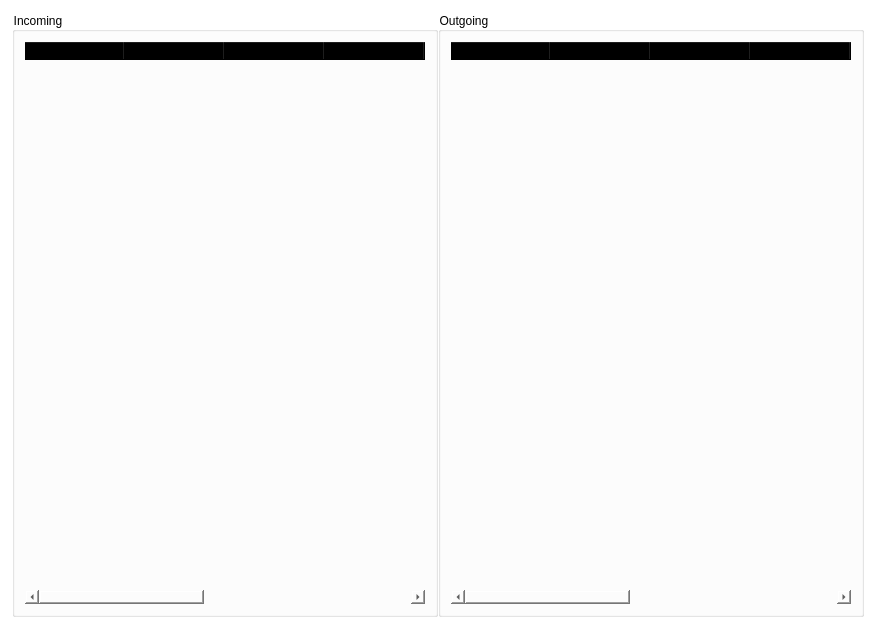
                     <widget class="QWidget" name="widget_retranslator">
                      <property name="styleSheet">
                       <string notr="true">background: transparent;</string>
                      </property>
                      <layout class="QHBoxLayout" name="horizontalLayout_8">
                       <item>
                        <widget class="QFrame" name="frame_main">
                         <property name="frameShape">
                          <enum>QFrame::StyledPanel</enum>
                         </property>
                         <property name="frameShadow">
                          <enum>QFrame::Raised</enum>
                         </property>
                         <layout class="QHBoxLayout" name="horizontalLayout_6">
                          <property name="spacing">
                           <number>0</number>
                          </property>
                          <property name="leftMargin">
                           <number>0</number>
                          </property>
                          <property name="topMargin">
                           <number>0</number>
                          </property>
                          <property name="rightMargin">
                           <number>0</number>
                          </property>
                          <property name="bottomMargin">
                           <number>0</number>
                          </property>
                          <item>
                           <widget class="QGroupBox" name="groupBox_right">
                            <property name="minimumSize">
                             <size>
                              <width>426</width>
                              <height>605</height>
                             </size>
                            </property>
                            <property name="title">
                             <string>Incoming</string>
                            </property>
                            <layout class="QHBoxLayout" name="horizontalLayout_7">
                             <item>
                              <widget class="QTableWidget" name="tableWidget_left">
                               <property name="font">
                                <font>
                                 <family>Segoe UI</family>
                                 <pointsize>10</pointsize>
                                 <italic>false</italic>
                                 <bold>false</bold>
                                </font>
                               </property>
                               <property name="contextMenuPolicy">
                                <enum>Qt::NoContextMenu</enum>
                               </property>
                               <property name="sizeAdjustPolicy">
                                <enum>QAbstractScrollArea::AdjustIgnored</enum>
                               </property>
                               <property name="editTriggers">
                                <set>QAbstractItemView::SelectedClicked</set>
                               </property>
                               <property name="tabKeyNavigation">
                                <bool>false</bool>
                               </property>
                               <property name="showDropIndicator" stdset="0">
                                <bool>false</bool>
                               </property>
                               <property name="dragDropOverwriteMode">
                                <bool>false</bool>
                               </property>
                               <property name="selectionMode">
                                <enum>QAbstractItemView::NoSelection</enum>
                               </property>
                               <property name="wordWrap">
                                <bool>false</bool>
                               </property>
                               <property name="cornerButtonEnabled">
                                <bool>false</bool>
                               </property>
                               <property name="columnCount">
                                <number>9</number>
                               </property>
                               <column>
                                <property name="text">
                                 <string>Time</string>
                                </property>
                               </column>
                               <column>
                                <property name="text">
                                 <string>Number</string>
                                </property>
                               </column>
                               <column>
                                <property name="text">
                                 <string>Line</string>
                                </property>
                               </column>
                               <column>
                                <property name="text">
                                 <string>Proto</string>
                                </property>
                               </column>
                               <column>
                                <property name="text">
                                 <string>Message</string>
                                </property>
                               </column>
                               <column>
                                <property name="text">
                                 <string>Group</string>
                                </property>
                               </column>
                               <column>
                                <property name="text">
                                 <string>Message</string>
                                </property>
                               </column>
                               <column>
                                <property name="text">
                                 <string>IP</string>
                                </property>
                               </column>
                               <column>
                                <property name="text">
                                 <string>Status</string>
                                </property>
                               </column>
                              </widget>
                             </item>
                            </layout>
                           </widget>
                          </item>
                          <item>
                           <widget class="QGroupBox" name="groupBox_left">
                            <property name="minimumSize">
                             <size>
                              <width>426</width>
                              <height>605</height>
                             </size>
                            </property>
                            <property name="title">
                             <string>Outgoing</string>
                            </property>
                            <layout class="QGridLayout" name="gridLayout_2">
                             <item row="0" column="0">
                              <widget class="QTableWidget" name="tableWidget_right_2">
                               <property name="font">
                                <font>
                                 <family>Segoe UI</family>
                                 <pointsize>10</pointsize>
                                 <italic>false</italic>
                                 <bold>false</bold>
                                </font>
                               </property>
                               <property name="contextMenuPolicy">
                                <enum>Qt::NoContextMenu</enum>
                               </property>
                               <property name="autoFillBackground">
                                <bool>true</bool>
                               </property>
                               <property name="sizeAdjustPolicy">
                                <enum>QAbstractScrollArea::AdjustIgnored</enum>
                               </property>
                               <property name="editTriggers">
                                <set>QAbstractItemView::SelectedClicked</set>
                               </property>
                               <property name="tabKeyNavigation">
                                <bool>false</bool>
                               </property>
                               <property name="showDropIndicator" stdset="0">
                                <bool>false</bool>
                               </property>
                               <property name="dragDropOverwriteMode">
                                <bool>false</bool>
                               </property>
                               <property name="selectionMode">
                                <enum>QAbstractItemView::NoSelection</enum>
                               </property>
                               <property name="selectionBehavior">
                                <enum>QAbstractItemView::SelectItems</enum>
                               </property>
                               <property name="wordWrap">
                                <bool>false</bool>
                               </property>
                               <property name="cornerButtonEnabled">
                                <bool>false</bool>
                               </property>
                               <property name="columnCount">
                                <number>9</number>
                               </property>
                               <column>
                                <property name="text">
                                 <string>Time</string>
                                </property>
                               </column>
                               <column>
                                <property name="text">
                                 <string>Number</string>
                                </property>
                               </column>
                               <column>
                                <property name="text">
                                 <string>Line</string>
                                </property>
                               </column>
                               <column>
                                <property name="text">
                                 <string>Proto</string>
                                </property>
                               </column>
                               <column>
                                <property name="text">
                                 <string>Message</string>
                                </property>
                               </column>
                               <column>
                                <property name="text">
                                 <string>Group</string>
                                </property>
                               </column>
                               <column>
                                <property name="text">
                                 <string>Zone</string>
                                </property>
                               </column>
                               <column>
                                <property name="text">
                                 <string>IP</string>
                                </property>
                               </column>
                               <column>
                                <property name="text">
                                 <string>Status</string>
                                </property>
                               </column>
                              </widget>
                             </item>
                            </layout>
                           </widget>
                          </item>
                         </layout>
                        </widget>
                       </item>
                      </layout>
                     </widget>
